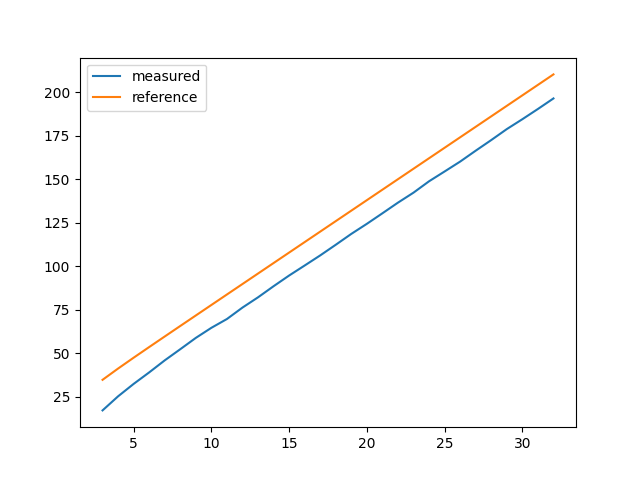

This chart was generated by the following Python code:
import numpy as np
import scipy.signal
import matplotlib.pyplot as plt
import collections
import scipy.linalg

from fxpmath import Fxp

np.random.seed(0)

length = 2
sample_rate = 1000
f = 1
A = 1  # 2**31
time = np.arange(0, length, 1 / sample_rate)
x = A * np.sin(2 * np.pi * f * time)

#plt.plot(time, x)
#plt.show()

snrs = []
snr_refs = []

for n_frac in range(3, 33):
    fxp_ref = Fxp(None, signed=True, n_word=n_frac + 15, n_frac=n_frac)

    def Q(x):
        return Fxp(x, like=fxp_ref).get_val()

    q = fxp_ref.precision
    x_q = Fxp(x, like=fxp_ref)
    x_qq = x_q.get_val()
    #x_qq = x

    N = 64
    output_ref = np.zeros(len(x))
    output_fxp = np.zeros(len(x))
    output_fxp_d = np.zeros(len(x))
    state_ref = np.zeros(len(x)+1)
    state_fxp = np.zeros(len(x)+1)
    state_fxp_d = np.zeros(len(x) + 1)
    a = 0.9
    for i in range(len(x)):

        output_ref[i] = state_ref[i] * a + x_qq[i]
        state_ref[i+1] = output_ref[i]

        output_fxp[i] = Q(Q(state_fxp[i] * a) + x_qq[i])
        state_fxp[i+1] = output_fxp[i]

        d1 = np.random.uniform(-q/2, q/2)
        d2 = np.random.uniform(-q/2, q/2)
        output_fxp_d[i] = Q(Q(state_fxp_d[i] * a + d1) + x_qq[i] + d2)
        state_fxp_d[i + 1] = output_fxp_d[i]

    """plt.plot(x_qq, label="x")
    plt.plot(output_ref, label="reference filter output")
    plt.plot(output_fxp, label="fxp filter output")
    plt.plot(output_fxp_d, label="fxp dither filter output")
    plt.legend()
    plt.savefig("iir_" + str(n_frac) + "_dither.png")
    plt.show()"""

    Ps = np.mean(np.abs(output_ref) ** 2)
    Pn = np.mean(np.abs(output_ref - output_fxp) ** 2)
    Psfxp = np.mean(np.abs(output_fxp) ** 2) - Pn
    Pnexp = (q ** 2) / 6 / (1-a**2)

    snr = 10 * np.log10(Psfxp / Pn)
    snr_ref = 10 * np.log10(Ps / Pnexp)
    snrs.append(snr)
    snr_refs.append(snr_ref)
    print(Ps, Pn, Pnexp, snr, snr_ref)


plt.plot(np.arange(3, 33), snrs, label="measured")
plt.plot(np.arange(3, 33), snr_refs, label="reference")
plt.legend()
plt.savefig("iir.png")
plt.show()
